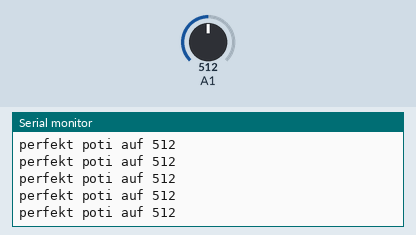
Simulated run of this sketch. Board: Arduino Uno, built with avr-gcc and run on an emulated ATmega328P. Parts: the last lines printed to the serial monitor. The test bench sets the inputs (shaded band); at power-on: A1 = 512.

Above: at 1.2 s.
1.3 s: A1 set to 489
At 1.56 s:
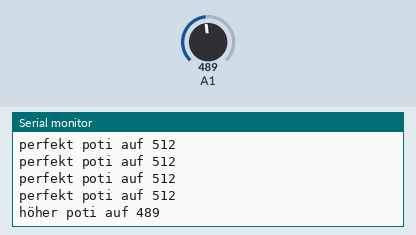
3.3 s: A1 set to 560
At 3.56 s:
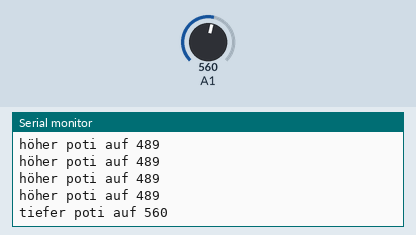

Measured:
- the behaviour switches between 500 and 499 on A1 (found by bisection; images 0 and 1)
- after the input at 1.3 s, the serial monitor: prints a new line after 0.10 s (image 1)
- after the input at 3.3 s, the serial monitor: prints a new line after 0.11 s (image 2)

The sketch:

poti.ino
```cpp
int sensorstate = 0;
void setup() {
  // put your setup code here, to run once:
Serial.begin(19200);

}

void loop() {
  // put your main code here, to run repeatedly:
sensorstate = analogRead(1);
if (sensorstate < 500) {
  Serial.print("höher poti auf ");
  Serial.println(sensorstate);
}
else if (sensorstate > 550){
  Serial.print("tiefer poti auf ");
  Serial.println(sensorstate);
}
else{
  Serial.print("perfekt poti auf ");
  Serial.println(sensorstate);
}
delay(200);
}
```
